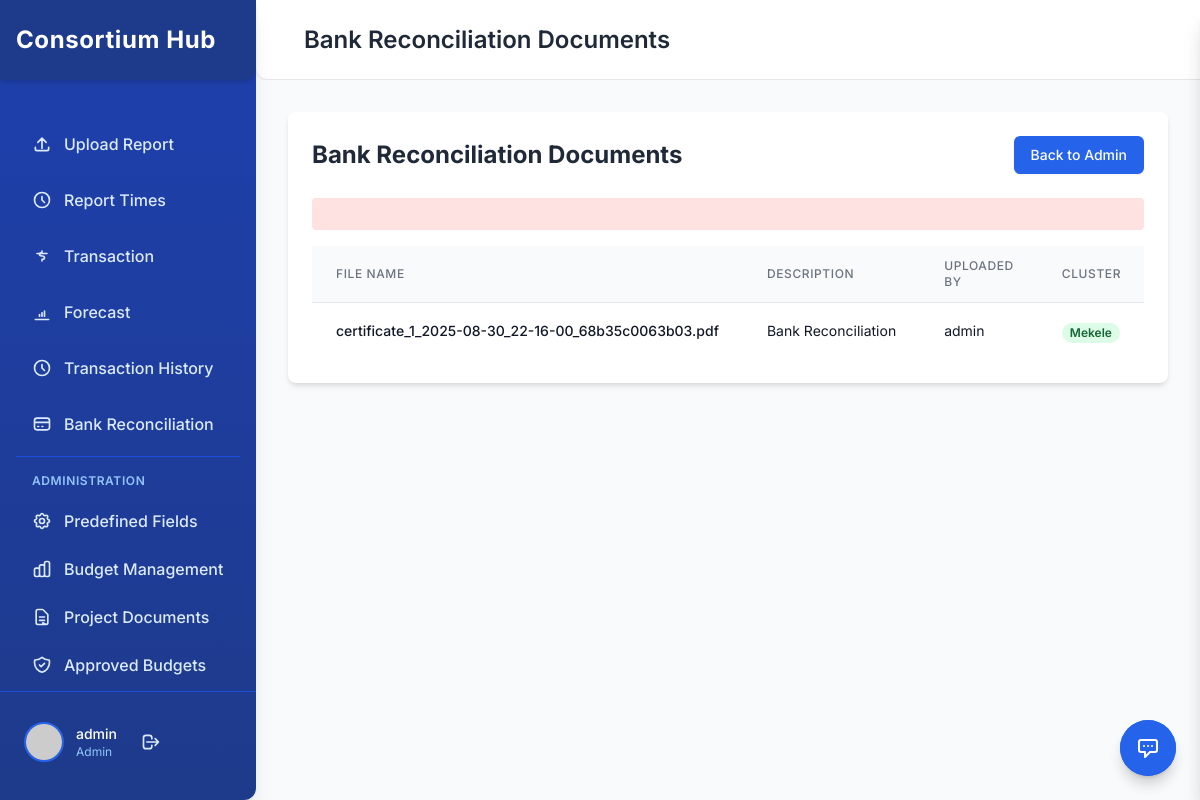
Screenshot of /admin_bank_reconciliation.php (signed in) with the database file from the repository.
### tables this page shows
CREATE TABLE `bank_reconciliation_documents` (
  `id` int(11) NOT NULL,
  `user_id` int(11) NOT NULL,
  `cluster` varchar(100) DEFAULT NULL,
  `file_path` varchar(500) NOT NULL,
  `file_name` varchar(255) NOT NULL,
  `uploaded_at` timestamp NOT NULL DEFAULT current_timestamp(),
  `description` text DEFAULT NULL
);

CREATE TABLE `users` (
  `id` int(11) NOT NULL,
  `username` varchar(100) NOT NULL,
  `email` varchar(100) NOT NULL,
  `password` varchar(255) NOT NULL,
  `role` enum('admin','finance_officer') NOT NULL DEFAULT 'finance_officer',
  `cluster_name` varchar(100) DEFAULT NULL,
  `is_active` tinyint(1) DEFAULT 1,
  `created_at` timestamp NOT NULL DEFAULT current_timestamp(),
  `updated_at` timestamp NOT NULL DEFAULT current_timestamp() ON UPDATE current_timestamp()
);

### admin_bank_reconciliation.php (the view, shortened to what this page needs)
<?php
require_once 'config.php';
try {
    $stmt = $conn->prepare("SELECT brd.*, u.username, u.cluster_name FROM bank_reconciliation_documents brd JOIN users u ON brd.user_id = u.id ORDER BY brd.uploaded_at DESC");
    $stmt->execute();
    $documents = $stmt->fetchAll(PDO::FETCH_ASSOC);
} catch (PDOException $e) {
    $error_message = "Error fetching documents: " . $e->getMessage();
    $documents = [];
}
?>
<?php include 'header.php'; ?>
<div class="flex flex-col flex-1 min-w-0">
    <header class="flex items-center justify-between h-20 px-8 bg-white border-b border-gray-200 shadow-sm rounded-bl-xl">
        <div class="flex items-center">
            <h2 class="ml-4 text-2xl font-semibold text-gray-800">Bank Reconciliation Documents</h2>
        </div>
    </header>
    <main class="flex-1 p-8 overflow-y-auto overflow-x-auto bg-gray-50">
        <div class="bg-white rounded-lg shadow-md p-6 max-w-6xl mx-auto">
            <div class="flex justify-between items-center mb-6">
                <h1 class="text-2xl font-bold text-gray-800">Bank Reconciliation Documents</h1>
                <a href="admin.php" class="inline-flex items-center px-4 py-2 border border-transparent text-sm font-medium rounded-md shadow-sm text-white bg-blue-600 hover:bg-blue-700 focus:outline-none focus:ring-2 focus:ring-offset-2 focus:ring-blue-500">
                    Back to Admin
                </a>
            </div>
            <?php if (isset($error_message)): ?>
                <div class="mb-4 p-4 rounded bg-red-100 text-red-700">
                </div>
            <?php endif; ?>
            <?php if (empty($documents)): ?>
                <div class="text-center py-8">
                    <svg class="mx-auto h-12 w-12 text-gray-400" fill="none" stroke="currentColor" viewBox="0 0 24 24">
                        <path stroke-linecap="round" stroke-linejoin="round" stroke-width="2" d="M9 12h6m-6 4h6m2 5H7a2 2 0 01-2-2V5a2 2 0 012-2h5.586a1 1 0 01.707.293l5.414 5.414a1 1 0 01.293.707V19a2 2 0 01-2 2h-2a2 2 0 01-2-2z"></path>
                    </svg>
                    <h3 class="mt-2 text-sm font-medium text-gray-900">No documents</h3>
                    <p class="mt-1 text-sm text-gray-500">No bank reconciliation documents have been uploaded yet.</p>
                </div>
            <?php else: ?>
                <div class="overflow-x-auto">
                    <table class="min-w-full divide-y divide-gray-200">
                        <thead class="bg-gray-50">
                            <tr>
                                <th scope="col" class="px-6 py-3 text-left text-xs font-medium text-gray-500 uppercase tracking-wider">File Name</th>
                                <th scope="col" class="px-6 py-3 text-left text-xs font-medium text-gray-500 uppercase tracking-wider">Description</th>
                                <th scope="col" class="px-6 py-3 text-left text-xs font-medium text-gray-500 uppercase tracking-wider">Uploaded By</th>
                                <th scope="col" class="px-6 py-3 text-left text-xs font-medium text-gray-500 uppercase tracking-wider">Cluster</th>
                            </tr>
                        </thead>
                        <tbody class="bg-white divide-y divide-gray-200">
                            <?php foreach ($documents as $document): ?>
                                <tr>
                                    <td class="px-6 py-4 whitespace-nowrap">
                                        <div class="text-sm font-medium text-gray-900"><?php echo htmlspecialchars($document['file_name']); ?></div>
                                    </td>
                                    <td class="px-6 py-4">
                                        <div class="text-sm text-gray-900 max-w-xs truncate" title="<?php echo htmlspecialchars($document['description']); ?>">
                                            <?php echo htmlspecialchars($document['description']); ?>
                                        </div>
                                    </td>
                                    <td class="px-6 py-4 whitespace-nowrap">
                                        <div class="text-sm text-gray-900"><?php echo htmlspecialchars($document['username']); ?></div>
                                    </td>
                                    <td class="px-6 py-4 whitespace-nowrap">
                                        <span class="px-2 inline-flex text-xs leading-5 font-semibold rounded-full bg-green-100 text-green-800">
                                            <?php echo htmlspecialchars($document['cluster_name'] ?? 'N/A'); ?>
                                        </span>
                                    </td>
                                </tr>
                            <?php endforeach; ?>
                        </tbody>
                    </table>
                </div>
            <?php endif; ?>
        </div>
    </main>
</div>
<?php include 'message_system.php'; ?>

### header.php (style rules this page uses)
body { font-family: 'Inter', sans-serif; overflow-y: auto; overflow-x: hidden; }

### rows the page displays
bank_reconciliation_documents: file_name "certificate_1_2025-08-30_22-16-00_68b35c0063b03.pdf", description "Bank Reconciliation", user.username "admin", user.cluster_name "Mekele"

### other values shown
$_SESSION['username'] "admin"
$_SESSION['role'] "Admin"
